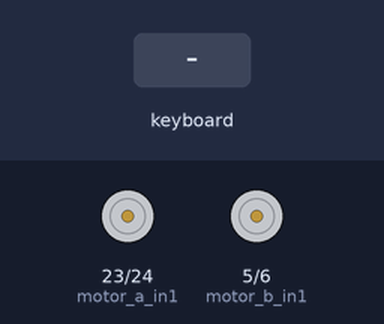
Simulated run of this program. Board: Raspberry Pi (BCM pin numbers). Parts: motor-driver pin pairs drawn as motors (green arrow = first pin HIGH = forward, orange = second pin HIGH = backward, longer = more drive, scaled by the enable pin). Inputs (shaded band) come from the test bench. What the program prints to the terminal is not drawn.

Above: at 1.2 s.
1.3 s: key "w" typed on the keyboard
At 1.39 s:
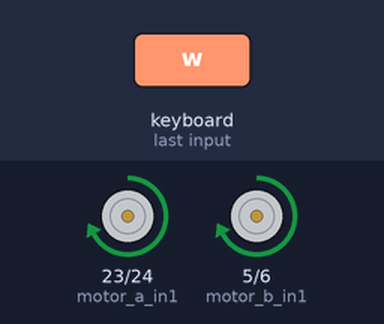
2.9 s: key "s" typed on the keyboard
At 2.99 s:
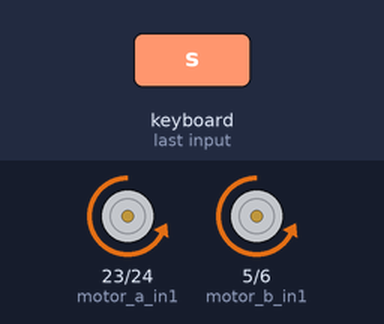
4.5 s: key "a" typed on the keyboard
At 4.59 s:
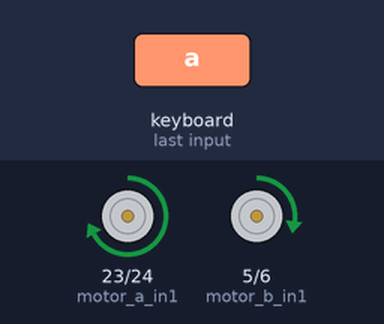
6.1 s: key "d" typed on the keyboard
At 6.19 s:
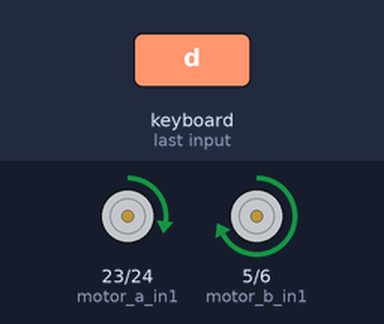
Timing chart, 0 to 8.7 s (numbered marks = the images above; inputs shaded):
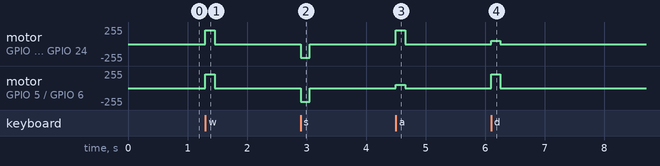

Measured:
- after the input at 1.3 s, motor on GPIO 23 (motor_a_in1) / GPIO 24 (motor_a_in2), motor on GPIO 5 (motor_b_in1) / GPIO 6 (motor_b_in2): stopped → forward 204/255 at once, → stopped 0.15 s later
- after the input at 2.9 s, motor on GPIO 23 (motor_a_in1) / GPIO 24 (motor_a_in2), motor on GPIO 5 (motor_b_in1) / GPIO 6 (motor_b_in2): stopped → backward 204/255 at once, → stopped 0.15 s later
- after the input at 4.5 s, motor on GPIO 23 (motor_a_in1) / GPIO 24 (motor_a_in2): stopped → forward 204/255 at once, → stopped 0.15 s later; motor on GPIO 5 (motor_b_in1) / GPIO 6 (motor_b_in2): stopped → forward 51/255 at once, → stopped 0.15 s later
- after the input at 6.1 s, motor on GPIO 23 (motor_a_in1) / GPIO 24 (motor_a_in2): stopped → forward 51/255 at once, → stopped 0.15 s later; motor on GPIO 5 (motor_b_in1) / GPIO 6 (motor_b_in2): stopped → forward 204/255 at once, → stopped 0.15 s later

The program:

Car.py
```python
# TUNES TURN WHILST GOING FORWARDS FUNCTIONALITY.
# MULTIPLE KEYS ARE PRESSED SIMULTANEOUSLY TO ACHIEVE FORWARDS + TURN

from gpiozero import DigitalOutputDevice, PWMOutputDevice
import signal
import sys
import keyboard  # For detecting key presses

# GPIO Pins for Motor A (left motor)
IN1 = 24
IN2 = 23
ENA = 25

# GPIO Pins for Motor B (right motor)
IN3 = 5
IN4 = 6
ENB = 13

# Set up GPIO devices for Motor A
motor_a_in1 = DigitalOutputDevice(IN2)
motor_a_in2 = DigitalOutputDevice(IN1)
motor_a_en = PWMOutputDevice(ENA)

# Set up GPIO devices for Motor B
motor_b_in1 = DigitalOutputDevice(IN3)
motor_b_in2 = DigitalOutputDevice(IN4)
motor_b_en = PWMOutputDevice(ENB)

# Base speed for both motors
BASE_SPEED = 0.8
TURN_SPEED = 0.2  # Speed reduction for turning

def set_motors(speed_left, speed_right, direction='forward'):
    """
    Set motor speeds and direction for each motor.

    Args:
        speed_left (float): Speed for the left motor (0 to 1).
        speed_right (float): Speed for the right motor (0 to 1).
        direction (str): 'forward' or 'backward'.
    """
    if direction == 'forward':
        motor_a_in1.on()
        motor_a_in2.off()
        motor_b_in1.on()
        motor_b_in2.off()
    elif direction == 'backward':
        motor_a_in1.off()
        motor_a_in2.on()
        motor_b_in1.off()
        motor_b_in2.on()
    else:
        stop_motors()
        return

    motor_a_en.value = speed_left
    motor_b_en.value = speed_right

def stop_motors():
    """Stop both motors."""
    motor_a_in1.off()
    motor_a_in2.off()
    motor_b_in1.off()
    motor_b_in2.off()
    motor_a_en.off()
    motor_b_en.off()

def cleanup():
    """Turn off motors and clean up GPIO."""
    stop_motors()
    print("GPIO cleaned up")

def signal_handler(sig, frame):
    cleanup()
    sys.exit(0)

signal.signal(signal.SIGINT, signal_handler)

print("\n")
print("2WD Robot Control with Simultaneous Movement and Turning")
print("Keys:")
print("  W - forward")
print("  S - backward")
print("  A - turn left")
print("  D - turn right")
print("  Space - stop")
print("  Ctrl+C - exit")
print("\n")

try:
    while True:
        forward = keyboard.is_pressed('w')
        backward = keyboard.is_pressed('s')
        left = keyboard.is_pressed('a')
        right = keyboard.is_pressed('d')

        if forward and right:
            set_motors(TURN_SPEED, BASE_SPEED, 'forward')  # Turn right while moving forward
        elif forward and left:
            set_motors(BASE_SPEED, TURN_SPEED, 'forward')  # Turn left while moving forward
        elif backward and right:
            set_motors(TURN_SPEED, BASE_SPEED, 'backward')  # Turn right while moving backward
        elif backward and left:
            set_motors(BASE_SPEED, TURN_SPEED, 'backward')  # Turn left while moving backward
        elif forward:
            set_motors(BASE_SPEED, BASE_SPEED, 'forward')
        elif backward:
            set_motors(BASE_SPEED, BASE_SPEED, 'backward')
        elif left:
            set_motors(BASE_SPEED, TURN_SPEED, 'forward')  # Default left turn
        elif right:
            set_motors(TURN_SPEED, BASE_SPEED, 'forward')  # Default right turn
        else:
            stop_motors()  # Stop if no keys are pressed

except KeyboardInterrupt:
    print("Exiting...")
    cleanup()
except Exception as e:
    print(f"Error: {e}")
    cleanup()
```
